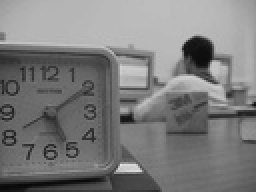
%> input picture 06 practice-myself_codes_notes/03 SCI_CODE_PAPER_FUSION/01 code/01 quality metrics/图像清晰度评价指标Matlab/labA.jpg, 128 x 96 px, shrunk from 640 x 480 before the run (shown 2 times larger); the run also reads 1 picture not shown here
$ octave test.m   (GNU Octave 9; MATLAB toolbox functions it lacks are replaced by stand-ins)
%> lines starting %> are read from the running program, lines starting %| are printed output that depends on the picture
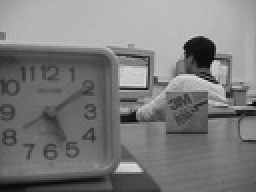
%> input picture 06 practice-myself_codes_notes/03 SCI_CODE_PAPER_FUSION/01 code/01 quality metrics/图像清晰度评价指标Matlab/labB.jpg, 128 x 96 px, shrunk from 640 x 480 before the run (shown 2 times larger)
### 06 practice-myself_codes_notes/03 SCI_CODE_PAPER_FUSION/01 code/01 quality metrics/18 Qabf_Qg_Qcf_CODE_PROBLEM/measures.m

%计算RMSE
%ira是源图像A
%irb是源图像B
%irrt是融合图像

function[G,P,C,QE]=measures(ira,irb,irrt)
G = fusionqp(ira,irb,irrt);w=3;[P,C,QE] = fusionQwbnew(ira,irb,irrt,w);

end

function [QP] = fusionqp(X1,X2,furt)
opsobel=fspecial('sobel'); %Qab/f
sax=imfilter(X1,opsobel,'replicate')+1e-10;say=imfilter(X1,opsobel','replicate')+1e-10;ga=sqrt(sax.^2+say.^2)+1e-10;alpha=atan(say./sax);
sbx=imfilter(X2,opsobel,'replicate')+1e-10;sby=imfilter(X2,opsobel','replicate')+1e-10;gb=sqrt(sbx.^2+sby.^2)+1e-10;alphb=atan(sby./sbx);
scx=imfilter(furt,opsobel,'replicate')+1e-10;scy=imfilter(furt,opsobel','replicate');gc=sqrt(scx.^2+scy.^2)+1e-10;alphc=atan(scy./scx);
Aac=1-abs(alpha-alphc)./(pi./2);Gac=gc./ga;Gacb=ga./gc;
D = ga>gc;Gac=Gac.*D + Gacb.*(~D);
%> after `D = ga>gc`:
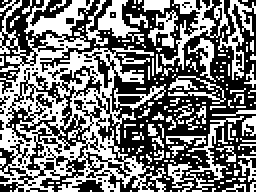
%> D: size 96x128x3 logical (shown 2 times larger); 46.5% white in thin lines or dots
QGac=0.9994./(1+exp(-15.*(Gac-0.5)));QAac=0.9879./(1+exp(-22.*(Aac-0.8)));
Qac=QGac.*QAac;
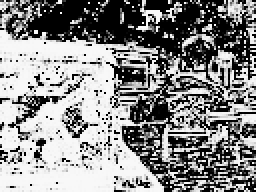
%> Qac: size 96x128x3 double (shown 2 times larger); min 1.85e-19, max 0.975, mean 0.544
Abc=1-abs(alphb-alphc)./(pi./2);Gbc=gc./gb;Gbcb=gb./gc;
D = gb>gc;Gbc=Gbc.*D + Gbcb.*(~D);
%> after `D = gb>gc`: D: size 96x128x3 logical; 44.8% white in thin lines or dots
%> after `Gbc=Gbc.*D + Gbcb.*(~D)`:
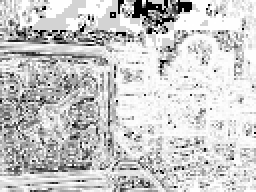
%> Gbc: size 96x128x3 double (shown 2 times larger); min 1.41e-11, max 1, mean 0.791
QGbc=0.9994./(1+exp(-15.*(Gbc-0.5)));QAbc=0.9879./(1+exp(-22.*(Abc-0.8)));
Qbc=QGbc.*QAbc;
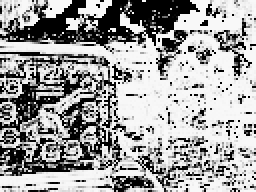
%> Qbc: size 96x128x3 double (shown 2 times larger); min 2.42e-19, max 0.975, mean 0.63
QP=sum(sum(Qac.*ga+Qbc.*gb))./sum(sum(ga+gb));
%> QP = [0.82 0.82 0.82]
end

% [5 lines left out: function fusionQQ, not called in this run]

function [Q,QW,QE] = fusionQwbnew(X1,X2,furt,w)
%> called with w = 3
[m n]=size(X1);
%> m = 96; n = 384
k=0;
for i=w+1:w:m-w
    for j=w+1:w:n-w
        k=k+1;
        A=X1(i-w:i+w,j-w:j+w);B=X2(i-w:i+w,j-w:j+w);F=furt(i-w:i+w,j-w:j+w);
        sa=var(A(:));sb=var(B(:));na=sa./(sa+sb+1e-10);nb=1-na;c(k)=max(sa,sb);
        sq(k)=na.*fusionQwb0(A,F)+nb.*fusionQwb0(B,F);
    end
end
%> after the loop, c = 3780 values, max 6032.7 at index 1212, min 0 at index 187, mean 567.1; k = 3780; sq = 3780 values, max 1 at index 303, min -0.26 at index 785, mean 0.9
Q=mean(sq);
%> Q = 0.9
QW=sum(c.*sq)./sum(c);
%> QW = 0.962
[gx,gy]=gradient(X1);X1=sqrt(gx.^2+gy.^2);X1=X1./max(X1(:));
[gx,gy]=gradient(X2);X2=sqrt(gx.^2+gy.^2);X2=X2./max(X2(:));
%> after `[gx,gy]=gradient(X2)`:
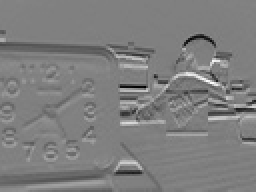
%> gy: size 96x128x3 double (shown 2 times larger); min -94, max 93, mean -1.1; drawn with min black and max white
[gx,gy]=gradient(furt);furt=sqrt(gx.^2+gy.^2);furt=furt./max(furt(:));
%> after `furt=furt./max(furt(:))`:
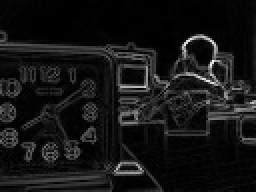
%> furt: size 96x128x3 double (shown 2 times larger); min 0, max 1, mean 0.0838
k=0;
for i=w+1:w:m-w
    for j=w+1:w:n-w
        k=k+1;
        A=X1(i-w:i+w,j-w:j+w);B=X2(i-w:i+w,j-w:j+w);F=furt(i-w:i+w,j-w:j+w);
        sa=var(A(:));sb=var(B(:));na=sa./(sa+sb+1e-10);nb=1-na;c(k)=max(sa,sb);
        sq(k)=na.*fusionQwb0(A,F)+nb.*fusionQwb0(B,F);
    end
end
%> after the loop, c = 3780 values, max 0.11 at index 830, min 6.45e-07 at index 387, mean 0.01; sq = 3780 values, max 0.989 at index 581, min -0.0658 at index 87, mean 0.806
Qe=mean(sq);
%> Qe = 0.806
QeW=sum(c.*sq)./sum(c);
%> QeW = 0.913
QE=sqrt(QW).*sqrt(QeW);
%> QE = 0.937
end

% [18 lines left out: functions fusionQwb, fusionQwb0, not called in this run]

### 06 practice-myself_codes_notes/03 SCI_CODE_PAPER_FUSION/01 code/01 quality metrics/图像清晰度评价指标Matlab/test.m
img1 =double(imread('labA.jpg'));
img2= double(imread('labB.jpg'));
img3= double(imread('result_lab.jpg'));
[G,P,C,QE]=measures(img1,img2,img3)
%> in measures, `[P,C,QE] = fusionQwbnew(ira,irb,irrt,w)`: P = 0.9; C = 0.962; QE = 0.937
%> G = [0.82 0.82 0.82]; P = 0.9; C = 0.962; QE = 0.937
